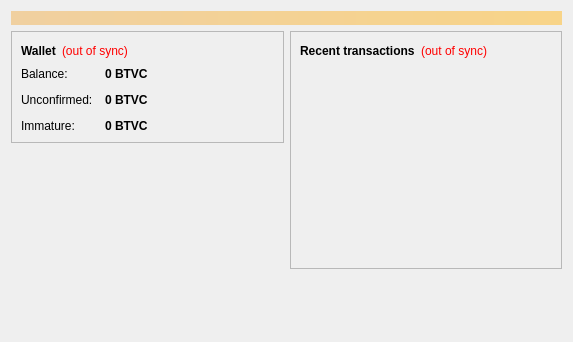
<?xml version="1.0" encoding="UTF-8"?>
<ui version="4.0">
 <class>OverviewPage</class>
 <widget class="QWidget" name="OverviewPage">
  <property name="geometry">
   <rect>
    <x>0</x>
    <y>0</y>
    <width>573</width>
    <height>342</height>
   </rect>
  </property>
  <property name="windowTitle">
   <string>Form</string>
  </property>
  <layout class="QVBoxLayout" name="topLayout">
   <item>
    <widget class="QLabel" name="labelAlerts">
     <property name="visible">
      <bool>false</bool>
     </property>
     <property name="styleSheet">
      <string notr="true">background-color: qlineargradient(x1: 0, y1: 0, x2: 1, y2: 0, stop:0 #F0D0A0, stop:1 #F8D488); color:#000000;</string>
     </property>
     <property name="wordWrap">
      <bool>true</bool>
     </property>
     <property name="margin">
      <number>3</number>
     </property>
    </widget>
   </item>
   <item>
    <layout class="QHBoxLayout" name="horizontalLayout" stretch="1,1">
     <item>
      <layout class="QVBoxLayout" name="verticalLayout_2">
       <item>
        <widget class="QFrame" name="frame">
         <property name="frameShape">
          <enum>QFrame::StyledPanel</enum>
         </property>
         <property name="frameShadow">
          <enum>QFrame::Raised</enum>
         </property>
         <layout class="QVBoxLayout" name="verticalLayout_4">
          <item>
           <layout class="QHBoxLayout" name="horizontalLayout_4">
            <item>
             <widget class="QLabel" name="label_5">
              <property name="font">
               <font>
                <weight>75</weight>
                <bold>true</bold>
               </font>
              </property>
              <property name="text">
               <string>Wallet</string>
              </property>
             </widget>
            </item>
            <item>
             <widget class="QLabel" name="labelWalletStatus">
              <property name="toolTip">
               <string>The displayed information may be out of date. Your wallet automatically synchronizes with the Bitcoinvaultcash network after a connection is established, but this process has not completed yet.</string>
              </property>
              <property name="styleSheet">
               <string notr="true">QLabel { color: red; }</string>
              </property>
              <property name="text">
               <string notr="true">(out of sync)</string>
              </property>
              <property name="alignment">
               <set>Qt::AlignLeading|Qt::AlignLeft|Qt::AlignVCenter</set>
              </property>
             </widget>
            </item>
            <item>
             <spacer name="horizontalSpacer_2">
              <property name="orientation">
               <enum>Qt::Horizontal</enum>
              </property>
              <property name="sizeHint" stdset="0">
               <size>
                <width>40</width>
                <height>20</height>
               </size>
              </property>
             </spacer>
            </item>
           </layout>
          </item>
          <item>
           <layout class="QFormLayout" name="formLayout_2">
            <property name="fieldGrowthPolicy">
             <enum>QFormLayout::AllNonFixedFieldsGrow</enum>
            </property>
            <property name="horizontalSpacing">
             <number>12</number>
            </property>
            <property name="verticalSpacing">
             <number>12</number>
            </property>
            <item row="0" column="0">
             <widget class="QLabel" name="label">
              <property name="text">
               <string>Balance:</string>
              </property>
             </widget>
            </item>
            <item row="0" column="1">
             <widget class="QLabel" name="labelBalance">
              <property name="font">
               <font>
                <weight>75</weight>
                <bold>true</bold>
               </font>
              </property>
              <property name="cursor">
               <cursorShape>IBeamCursor</cursorShape>
              </property>
              <property name="toolTip">
               <string>Your current balance</string>
              </property>
              <property name="text">
               <string notr="true">0 BTVC</string>
              </property>
              <property name="textInteractionFlags">
               <set>Qt::LinksAccessibleByMouse|Qt::TextSelectableByKeyboard|Qt::TextSelectableByMouse</set>
              </property>
             </widget>
            </item>
            <item row="1" column="0">
             <widget class="QLabel" name="label_3">
              <property name="text">
               <string>Unconfirmed:</string>
              </property>
             </widget>
            </item>
            <item row="1" column="1">
             <widget class="QLabel" name="labelUnconfirmed">
              <property name="font">
               <font>
                <weight>75</weight>
                <bold>true</bold>
               </font>
              </property>
              <property name="cursor">
               <cursorShape>IBeamCursor</cursorShape>
              </property>
              <property name="toolTip">
               <string>Total of transactions that have yet to be confirmed, and do not yet count toward the current balance</string>
              </property>
              <property name="text">
               <string notr="true">0 BTVC</string>
              </property>
              <property name="textInteractionFlags">
               <set>Qt::LinksAccessibleByMouse|Qt::TextSelectableByKeyboard|Qt::TextSelectableByMouse</set>
              </property>
             </widget>
            </item>
            <item row="2" column="0">
             <widget class="QLabel" name="labelImmatureText">
              <property name="text">
               <string>Immature:</string>
              </property>
             </widget>
            </item>
            <item row="2" column="1">
             <widget class="QLabel" name="labelImmature">
              <property name="font">
               <font>
                <weight>75</weight>
                <bold>true</bold>
               </font>
              </property>
              <property name="toolTip">
               <string>Mined balance that has not yet matured</string>
              </property>
              <property name="text">
               <string notr="true">0 BTVC</string>
              </property>
              <property name="textInteractionFlags">
               <set>Qt::LinksAccessibleByMouse|Qt::TextSelectableByKeyboard|Qt::TextSelectableByMouse</set>
              </property>
             </widget>
            </item>
           </layout>
          </item>
         </layout>
        </widget>
       </item>
       <item>
        <spacer name="verticalSpacer">
         <property name="orientation">
          <enum>Qt::Vertical</enum>
         </property>
         <property name="sizeHint" stdset="0">
          <size>
           <width>20</width>
           <height>40</height>
          </size>
         </property>
        </spacer>
       </item>
      </layout>
     </item>
     <item>
      <layout class="QVBoxLayout" name="verticalLayout_3">
       <item>
        <widget class="QFrame" name="frame_2">
         <property name="frameShape">
          <enum>QFrame::StyledPanel</enum>
         </property>
         <property name="frameShadow">
          <enum>QFrame::Raised</enum>
         </property>
         <layout class="QVBoxLayout" name="verticalLayout">
          <item>
           <layout class="QHBoxLayout" name="horizontalLayout_2">
            <item>
             <widget class="QLabel" name="label_4">
              <property name="text">
               <string>&lt;b&gt;Recent transactions&lt;/b&gt;</string>
              </property>
             </widget>
            </item>
            <item>
             <widget class="QLabel" name="labelTransactionsStatus">
              <property name="toolTip">
               <string>The displayed information may be out of date. Your wallet automatically synchronizes with the Bitcoinvaultcash network after a connection is established, but this process has not completed yet.</string>
              </property>
              <property name="styleSheet">
               <string notr="true">QLabel { color: red; }</string>
              </property>
              <property name="text">
               <string notr="true">(out of sync)</string>
              </property>
              <property name="alignment">
               <set>Qt::AlignRight|Qt::AlignTrailing|Qt::AlignVCenter</set>
              </property>
             </widget>
            </item>
            <item>
             <spacer name="horizontalSpacer">
              <property name="orientation">
               <enum>Qt::Horizontal</enum>
              </property>
              <property name="sizeHint" stdset="0">
               <size>
                <width>40</width>
                <height>20</height>
               </size>
              </property>
             </spacer>
            </item>
           </layout>
          </item>
          <item>
           <widget class="QListView" name="listTransactions">
            <property name="styleSheet">
             <string notr="true">QListView { background: transparent; }</string>
            </property>
            <property name="frameShape">
             <enum>QFrame::NoFrame</enum>
            </property>
            <property name="verticalScrollBarPolicy">
             <enum>Qt::ScrollBarAlwaysOff</enum>
            </property>
            <property name="horizontalScrollBarPolicy">
             <enum>Qt::ScrollBarAlwaysOff</enum>
            </property>
            <property name="selectionMode">
             <enum>QAbstractItemView::NoSelection</enum>
            </property>
           </widget>
          </item>
         </layout>
        </widget>
       </item>
       <item>
        <spacer name="verticalSpacer_2">
         <property name="orientation">
          <enum>Qt::Vertical</enum>
         </property>
         <property name="sizeHint" stdset="0">
          <size>
           <width>20</width>
           <height>40</height>
          </size>
         </property>
        </spacer>
       </item>
      </layout>
     </item>
    </layout>
   </item>
  </layout>
 </widget>
 <resources/>
 <connections/>
</ui>
